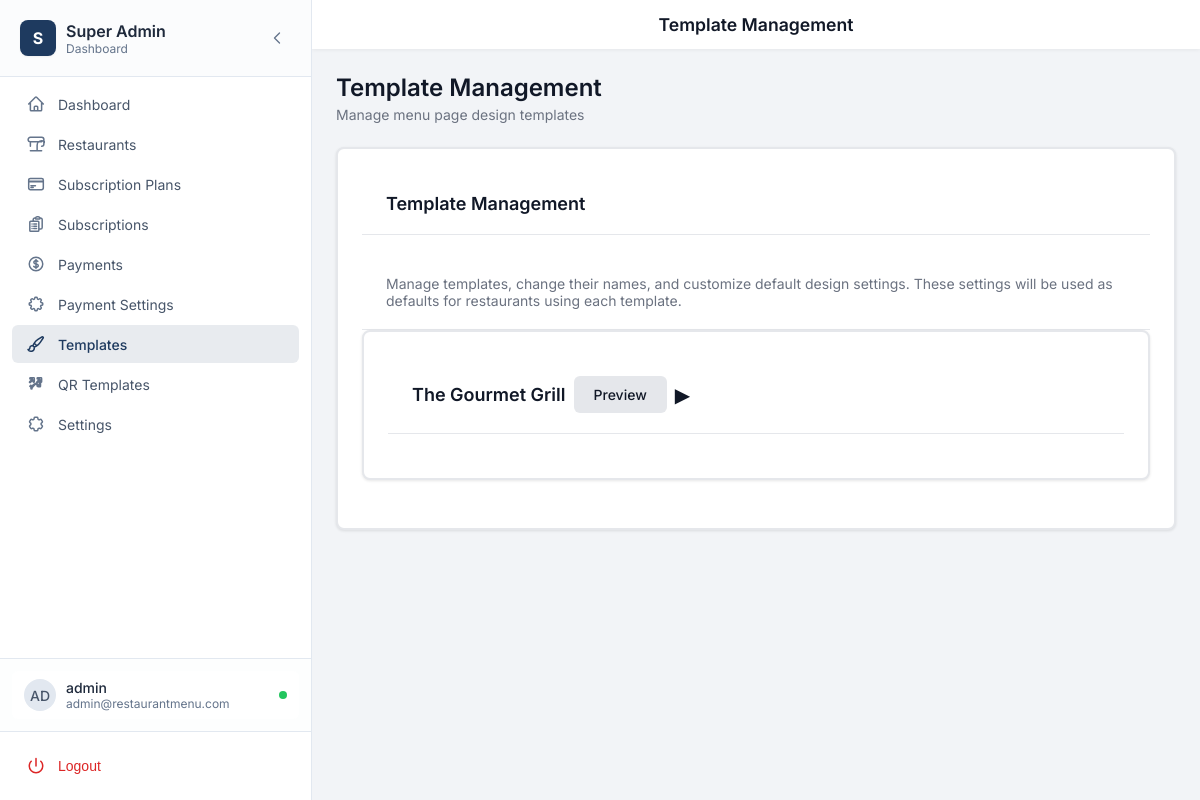
The app's page /admin/templates.php (signed in), older data.
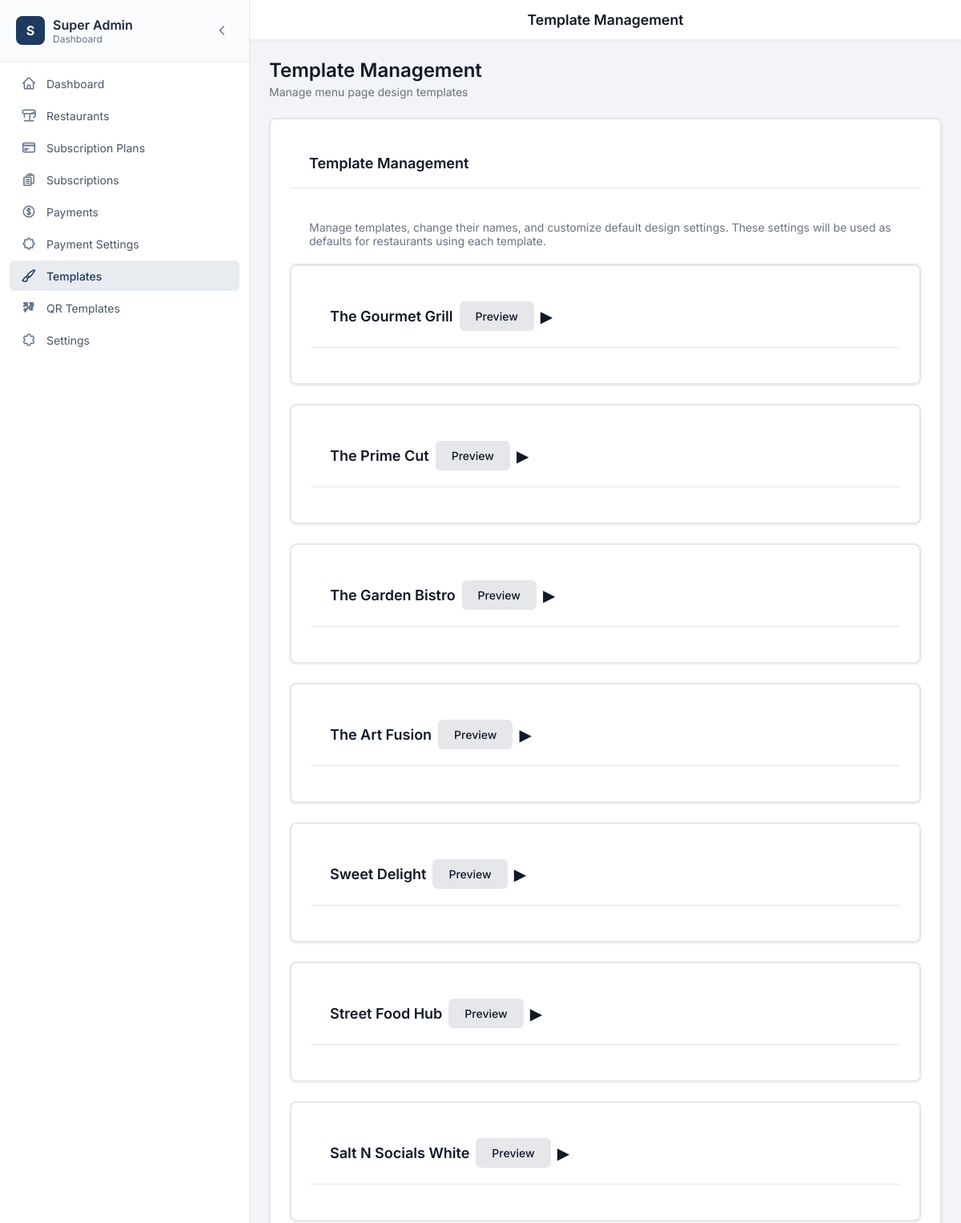
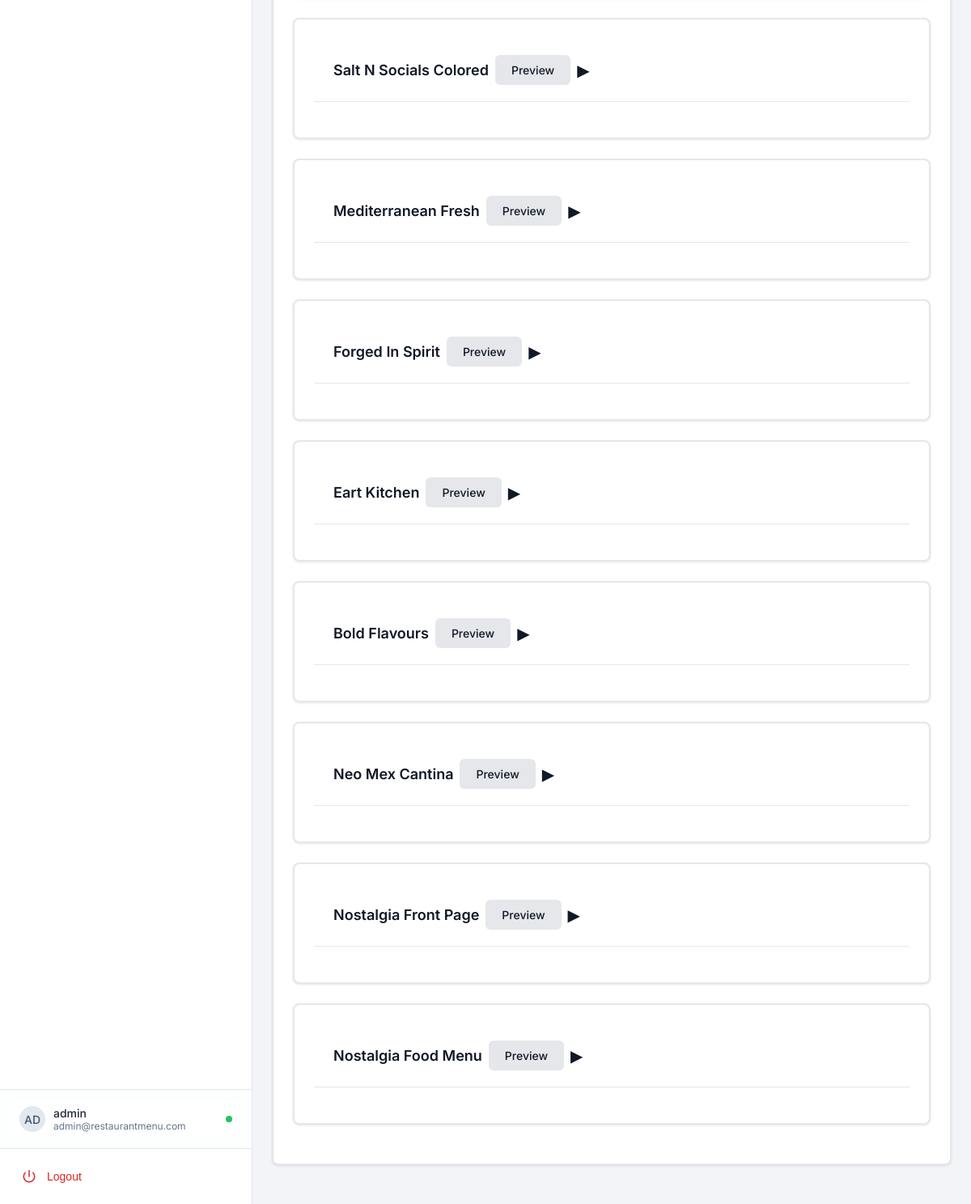
The same page, newer data (2 pictures, top to bottom).
### tables this page shows
CREATE TABLE `templates` (
  `id` int(11) NOT NULL,
  `name` varchar(255) NOT NULL,
  `description` text DEFAULT NULL,
  `preview_image` varchar(255) DEFAULT NULL,
  `listing_image` varchar(255) DEFAULT NULL,
  `is_active` tinyint(1) DEFAULT 1,
  `created_at` timestamp NOT NULL DEFAULT current_timestamp(),
  `updated_at` timestamp NOT NULL DEFAULT current_timestamp() ON UPDATE current_timestamp()
);

### includes/template-loader.php (called while the page is built, shortened)
<?php
function getAvailableTemplates() {
    $templates = [];
    $pdo = getDBConnection();
    if ($pdo) {
        try {
            $stmt = $pdo->query("SELECT * FROM templates WHERE is_active = 1 ORDER BY id ASC");
            $dbTemplates = $stmt->fetchAll();
            foreach ($dbTemplates as $dbTemplate) {
                $templateId = $dbTemplate['id'];
                $dirName = !empty($dbTemplate['slug']) ? $dbTemplate['slug'] : ('template' . $templateId);
                $templatePath = __DIR__ . "/../templates/{$dirName}/index.php";
                if (file_exists($templatePath)) {
                    $templates[] = [
                        'id' => $templateId,
                        'name' => $dbTemplate['name'],
                        'description' => $dbTemplate['description'],
                        'preview_image' => $dbTemplate['preview_image'],
                        'listing_image' => $dbTemplate['listing_image'] ?? null,
                        'path' => $templatePath
                    ];
                }
            }
        } catch (PDOException $e) {
            error_log("Error fetching templates: " . $e->getMessage());
        }
    }
    return $templates;
}

### admin/templates.php (the view, shortened to what this page needs)
<?php
require_once __DIR__ . '/../includes/template-loader.php';
$availableTemplates = getAvailableTemplates();
$pageTitle = 'Template Management';
include __DIR__ . '/../includes/admin-layout.php';
?>
<div class="page-header">
    <h1 class="page-title">Template Management</h1>
    <p class="page-subtitle">Manage menu page design templates</p>
</div>
<div class="card">
            <div class="card-header">
                <h2 class="card-title">Template Management</h2>
            </div>
            <div style="padding: 20px 24px; border-bottom: 1px solid #e5e7eb;">
                <p style="margin: 0; color: #6b7280; font-size: 0.875rem;">Manage templates, change their names, and customize default design settings. These settings will be used as defaults for restaurants using each template.</p>
            </div>
            <?php foreach ($availableTemplates as $template): ?>
                <?php
                $isExpanded = isset($_GET['expand']) && $_GET['expand'] == $template['id'];
                ?>
                <?php $previewUrl = (defined('SITE_URL') ? rtrim(SITE_URL, '/') : '') . '/template' . $template['id'] . '-preview'; ?>
                <div class="card" style="margin-bottom: 24px;">
                    <div class="card-header" style="cursor: pointer;" onclick="toggleTemplate(<?php echo $template['id']; ?>)">
                        <div style="display: flex; justify-content: space-between; align-items: center; flex-wrap: wrap; gap: 8px;">
                            <h2 class="card-title" style="margin: 0;"><?php echo htmlspecialchars($template['name']); ?></h2>
                            <div style="display: flex; align-items: center; gap: 8px;">
                                <a href="<?php echo htmlspecialchars($previewUrl); ?>" target="_blank" rel="noopener noreferrer" class="btn btn-secondary" style="margin: 0;" onclick="event.stopPropagation();">Preview</a>
                                <span id="toggle-<?php echo $template['id']; ?>" style="font-size: 20px;"><?php echo $isExpanded ? '▼' : '▶'; ?></span>
                            </div>
                        </div>
                    </div>
                </div>
            <?php endforeach; ?>
        </div>
<?php include __DIR__ . '/../includes/admin-footer.php'; ?>

### includes/admin-layout.php (shortened to what this page needs)
<?php
$pageTitle = $pageTitle ?? 'Admin';
$showHeader = $showHeader ?? true;
?>
<!DOCTYPE html>
<html lang="en">
<head>
<link rel="stylesheet" href="<?php echo htmlspecialchars(defined('SITE_URL') ? SITE_URL . '/assets/css/admin.css' : '../assets/css/admin.css'); ?>">
</head>
<body>
<div class="app">
  <?php include __DIR__ . '/sidebar-admin.php'; ?>
  <div class="content">
    <?php if ($showHeader): ?>
    <div class="header">
      <div class="header-title"><?php echo htmlspecialchars($pageTitle); ?></div>
    </div>
    <?php endif; ?>
    <main>

### includes/sidebar-admin.php (shortened to what this page needs)
<?php
$currentPath = $_SERVER['REQUEST_URI'];
$userInfo = null;
if (isLoggedIn() && isSuperAdmin()) {
    $pdo = getDBConnection();
    if ($pdo) {
        $userId = getCurrentUserId();
        $stmt = $pdo->prepare("SELECT username, email FROM admins WHERE id = ?");
        $stmt->execute([$userId]);
        $userInfo = $stmt->fetch();
    }
}
$activeId = 'dashboard';
foreach ($navItems as $item) {
    if (strpos($currentPath, $item['href']) !== false) {
        $activeId = $item['id'];
        break;
    }
}
$username = $_SESSION['username'] ?? 'Admin';
$userEmail = $userInfo['email'] ?? '';
$userInitials = strtoupper(substr($username, 0, 2));
?>
<aside class="sidebar-modern" id="sidebar">
    <div class="sidebar-header-modern">
        <div class="sidebar-logo-wrapper">
            <div class="sidebar-logo">
                <div class="logo-icon-modern">S</div>
                <div class="logo-text">
                    <span class="logo-title">Super Admin</span>
                    <span class="logo-subtitle">Dashboard</span>
                </div>
            </div>
        </div>
        <button
            onclick="toggleCollapse()"
            class="collapse-btn-modern"
            aria-label="Collapse sidebar"
        >
            <svg xmlns="http://www.w3.org/2000/svg" fill="none" viewBox="0 0 24 24" stroke-width="2" stroke="currentColor" class="collapse-icon">
                <path stroke-linecap="round" stroke-linejoin="round" d="M15.75 19.5L8.25 12l7.5-7.5" />
            </svg>
        </button>
    </div>
    <nav class="sidebar-nav">
        <ul class="nav-list">
            <?php foreach ($navItems as $item): ?>
                <?php $isActive = $activeId === $item['id']; ?>
                <li>
                    <a
                        href="<?php echo htmlspecialchars($item['href']); ?>"
                        class="nav-item <?php echo $isActive ? 'active' : ''; ?>"
                        title="<?php echo htmlspecialchars($item['name']); ?>"
                    >
                        <div class="nav-icon-wrapper">
                            <svg xmlns="http://www.w3.org/2000/svg" fill="none" viewBox="0 0 24 24" stroke-width="2" stroke="currentColor" class="nav-icon">
                                <path stroke-linecap="round" stroke-linejoin="round" d="<?php echo htmlspecialchars($item['icon']); ?>" />
                            </svg>
                        </div>
                        <span class="nav-text"><?php echo htmlspecialchars($item['name']); ?></span>
                    </a>
                </li>
            <?php endforeach; ?>
        </ul>
    </nav>
    <div class="sidebar-footer-modern">
        <div class="sidebar-profile">
            <?php if (!isset($_COOKIE['sidebar_collapsed']) || $_COOKIE['sidebar_collapsed'] !== 'true'): ?>
                <div class="profile-card">
                    <div class="profile-avatar"><?php echo htmlspecialchars($userInitials); ?></div>
                    <div class="profile-info">
                        <p class="profile-name"><?php echo htmlspecialchars($username); ?></p>
                        <p class="profile-role"><?php echo htmlspecialchars($userEmail ?: 'Administrator'); ?></p>
                    </div>
                    <div class="profile-status" title="Online"></div>
                </div>
            <?php endif; ?>
        </div>
        <div class="sidebar-logout">
            <form action="/admin/logout.php" method="post">
                <button type="submit" class="logout-btn" title="Logout">
                    <div class="nav-icon-wrapper" aria-hidden="true">
                        <svg xmlns="http://www.w3.org/2000/svg" fill="none" viewBox="0 0 24 24" stroke-width="2" stroke="currentColor" class="nav-icon logout-icon">
                            <path stroke-linecap="round" stroke-linejoin="round" d="M12 2v10m6.364-6.364a9 9 0 1 1-12.728 0" />
                        </svg>
                    </div>
                    <span class="nav-text">Logout</span>
                </button>
            </form>
        </div>
    </div>
</aside>

### includes/admin-footer.php (shortened to what this page needs)
    </main>
  </div>
</div>
</body>
</html>

### assets/css/admin.css (style rules this page uses)
:root { --text-dark: #1F2937; --text-gray: #6B7280; --text-light: #9CA3AF; --bg-light: #F9FAFB; --border-light: #E5E7EB; --success-green: #059669; --success-bg: #D1FAE5; --error-red: #DC2626; --error-bg: #FEE2E2; --warning-bg: #F3F4F6; --warning-text: #4b5563; --chart-orange: #D97706; --chart-red: #B91C1C; --chart-brown: #92400E; --chart-yellow: #FDE68A; --chart-warm: #F59E0B; }
.btn { transition: all 0.2s ease; font-family: 'Inter', sans-serif; font-weight: 600; display: inline-flex; align-items: center; justify-content: center; gap: 8px; cursor: pointer; border: none; text-decoration: none; }
.btn-secondary { background: var(--bg-light); color: var(--text-dark); border: 2px solid var(--border-light); }
.card { background: white; border-radius: 16px; box-shadow: 0 1px 3px rgba(0, 0, 0, 0.1); border: 2px solid var(--border-light); padding: 24px; transition: all 0.3s; }
.card-header { display: flex; align-items: center; justify-content: space-between; margin-bottom: 20px; padding-bottom: 16px; border-bottom: 2px solid var(--border-light); }
.card-title { font-size: 20px; font-weight: 700; color: var(--text-dark); display: flex; align-items: center; gap: 12px; }
* { transition-property: color, background-color, border-color, transform, box-shadow; transition-duration: 0.2s; transition-timing-function: ease; }
.page-header { margin-bottom: 24px; }
.page-title { font-size: 1.5rem; font-weight: 600; color: var(--text-dark); margin: 0; }
.page-subtitle { color: var(--text-gray); font-size: 0.875rem; margin-top: 4px; }

### admin/templates.php (style rules this page uses)
.page-header { margin-bottom: 24px; }
.page-title { font-size: 1.5rem; font-weight: 600; color: var(--text); margin: 0; }
.card { background: #fff; border-radius: 8px; box-shadow: 0 1px 3px rgba(0, 0, 0, 0.1); margin-bottom: 24px; }
.card-header { padding: 20px 24px; border-bottom: 1px solid #e5e7eb; cursor: pointer; }
.card-title { font-size: 1.125rem; font-weight: 600; color: #111827; margin: 0; }
.btn { padding: 10px 20px; border-radius: 6px; font-weight: 500; font-size: 0.875rem; cursor: pointer; border: none; text-decoration: none; display: inline-flex; align-items: center; gap: 8px; transition: background 0.2s; }

Row changes from the older to the newer data that the page shows:
added templates: name "The Prime Cut"
added templates: name "The Garden Bistro"
added templates: name "The Art Fusion"
added templates: name "Sweet Delight"
added templates: name "Street Food Hub"
added templates: name "Salt N Socials White"
added templates: name "Salt N Socials Colored"
added templates: name "Mediterranean Fresh"
added templates: name "Forged In Spirit"
added templates: name "Eart Kitchen"
added templates: name "Bold Flavours"
added templates: name "Neo Mex Cantina"
added templates: name "Nostalgia Front Page"
added templates: name "Nostalgia Food Menu"
